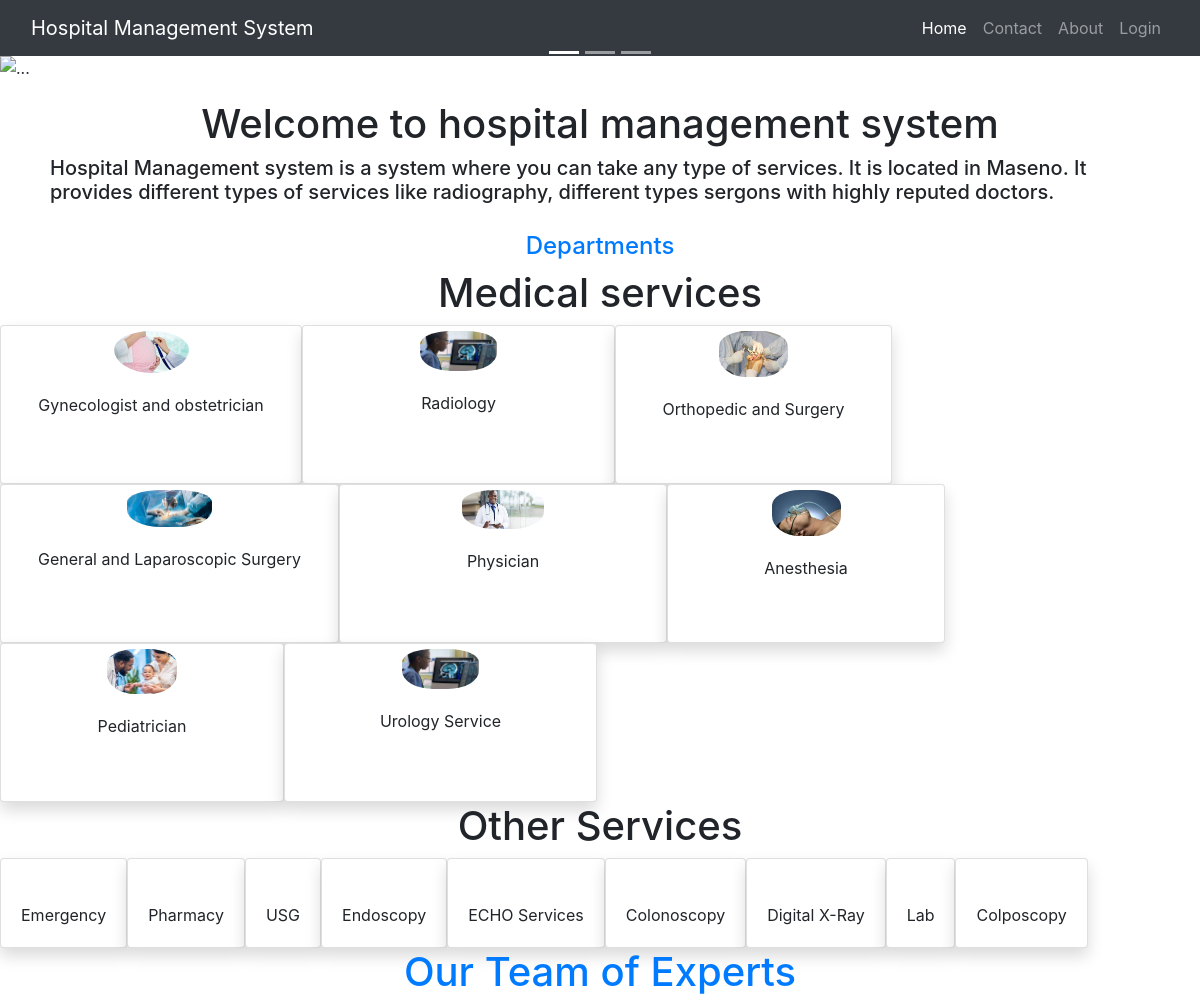
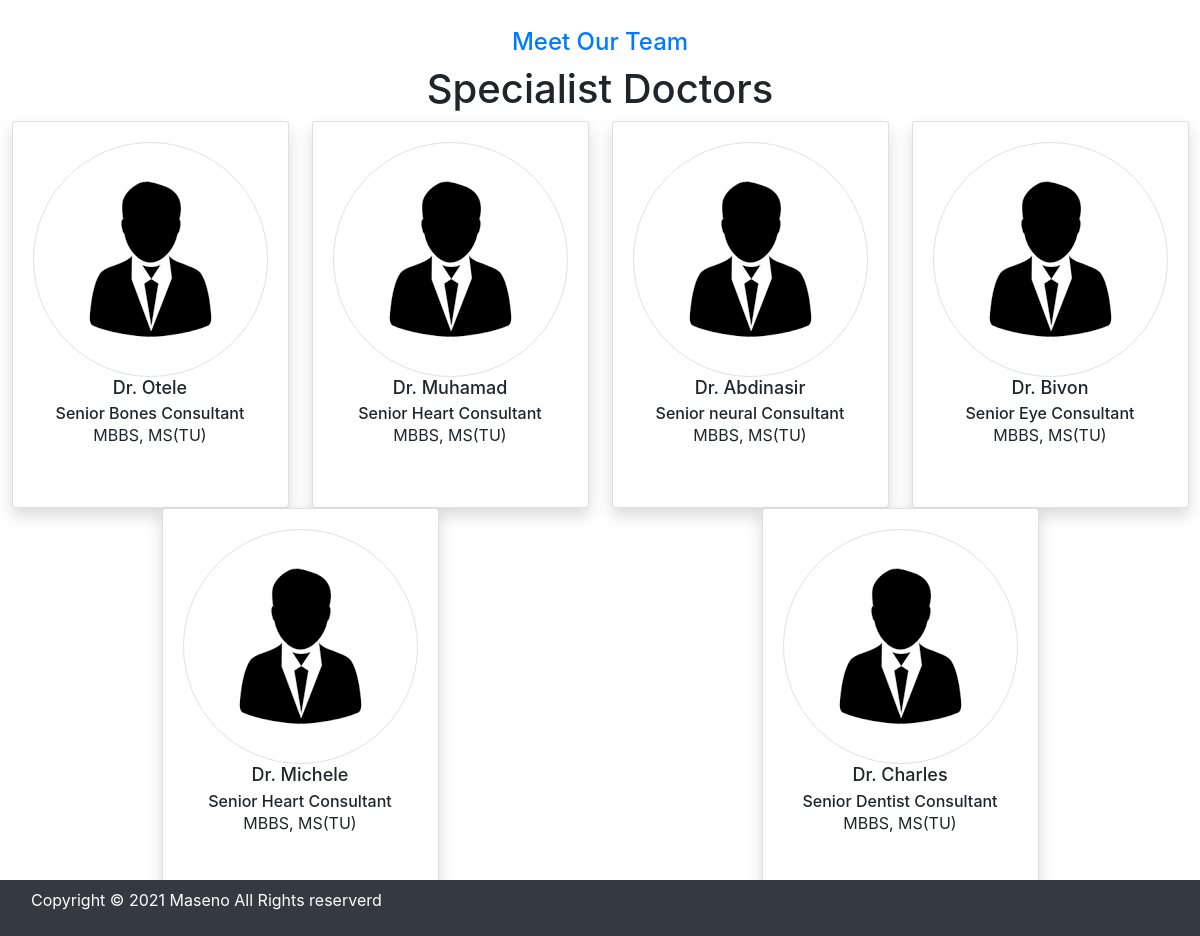
The page / on the database its author committed (2 pictures, top to bottom).
### hospital/models.py (models this page shows, shortened)
class Doctor(models.Model):
    name = models.CharField(max_length=50)
    mobile = models.IntegerField()
    special = models.CharField(max_length=50)

### hospital/views.py (the view)
# urls.py: path('', views.Home, name='home'),
def Home(request):
    doctors = Doctor.objects.all()
    return render(request, 'home.html',{
        "doctors": doctors
    })

### hospital/templates/home.html (shortened to what this page needs)
{% include "base.html" %}
{% load static %}
{% block content %}
<div id="carousel-slider" class="carousel slide" data-ride="carousel">
    <ol class="carousel-indicators">
        <li data-target="#carousel-slider" data-slide-to="0" class="active"></li>
        <li data-target="#carousel-slider" data-slide-to="1"></li>
        <li data-target="#carousel-slider" data-slide-to="2"></li>
    </ol>
    <div class="carousel-inner">
        <div class="carousel-item active">
            <img src="{% static 'images/image1.jpg' %}" class="d-block w-100" alt="...">
            <div class="carousel-caption text-white">
            </div>
        </div>
    </div>
    <a class="carousel-control-prev" href="#carousel-slider" role="button" data-slide="prev">
        <span class="carousel-control-prev-icon" aria-hidden="true"></span>
    </a>
    <a class="carousel-control-next" href="#carousel-slider" role="button" data-slide="next">
        <span class="carousel-control-next-icon" aria-hidden="true"></span>
    </a>
</div>
<div class="container-fluid">
    <div class="row">
        <div style="margin: 20px 50px;" id="intro-text">
                <h1 class="text-center">Welcome to hospital management system </h1>
            <h5>Hospital Management system is a system where you can take any type of services. It is located in
                Maseno. It provides different types of services like radiography, different types sergons with
                highly reputed doctors.</h5>
        </div>
    </div>
</div>
<div class="container-fluid" id="departments">
    <div class="row">
        <div class="col-md-12">
            <h4 class="text-center text-primary">Departments</h4>
            <h1 class="text-center">Medical services</h1>
        </div>
    </div>
</div>
<div class="container-fluid">
    <div class="row owl-carousel owl-theme">
        <div class="card shadow text-center items" style="height: 159px;">
            <div class="card-img">
                <img src="{% static 'images/obstetrician.jpg' %}"
                    style="margin-left: auto; margin-right: auto; width: 25%; padding-top: 5px; border-radius: 50%;">
            </div>
            <div class="card-body">
                <p class="card-text">Gynecologist and obstetrician</p>
            </div>
        </div>
        <div class="card shadow text-center items" style="height: 159px;">
            <div class="card-img">
                <img src="{% static 'images/radiology.jpg' %}"
                    style="margin-left: auto; margin-right: auto; width: 25%; padding-top: 5px; border-radius: 40%;">
            </div>
            <div class="card-body">
                <p class="card-text">Radiology</p>
            </div>
        </div>
        <div class="card shadow text-center items" style="height: 159px;">
            <div class="card-img">
                <img src="{% static 'images/orthopedic.jpg' %} "
                    style="margin-left: auto; margin-right: auto; width: 25%; padding-top: 5px; border-radius: 40%; ">
            </div>
            <div class="card-body">
                <p class="card-text">Orthopedic and Surgery</p>
            </div>
        </div>
        <div class="card shadow text-center items" style="height: 159px;">
            <div class="card-img">
                <img src="{% static 'images/Laparoscopic.jpg' %} "
                    style="margin-left: auto; margin-right: auto; width: 25%; padding-top: 5px; border-radius: 40%; ">
            </div>
            <div class="card-body">
                <p class="card-text">General and Laparoscopic Surgery</p>
            </div>
        </div>
        <div class="card shadow text-center items" style="height: 159px;">
            <div class="card-img">
                <img src=" {% static 'images/Physician.jpg' %} "
                    style="margin-left: auto; margin-right: auto; width: 25%; padding-top: 5px; border-radius: 40%;">
            </div>
            <div class="card-body">
                <p class="card-text">Physician</p>
            </div>
        </div>
        <div class="card shadow text-center items" style="height: 159px;">
            <div class="card-img">
                <img src="{% static 'images/Anestheia.jpg' %} "
                    style="margin-left: auto; margin-right: auto; width: 25%; padding-top: 5px; border-radius: 40%;">
            </div>
            <div class="card-body">
                <p class="card-text">Anesthesia</p>
            </div>
        </div>
        <div class="card shadow text-center items" style="height: 159px;">
            <div class="card-img">
                <img src="{% static 'images/pediatric.jpg' %}"
                    style="margin-left: auto; margin-right: auto; width: 25%; padding-top: 5px; border-radius: 40%;">
            </div>
            <div class="card-body">
                <p class="card-text">Pediatrician</p>
            </div>
        </div>
        <div class="card shadow text-center items" style="height: 159px;">
            <div class="card-img">
                <img src="{% static 'images/radiology.jpg' %} "
                    style="margin-left: auto; margin-right: auto; width: 25%; padding-top: 5px; border-radius: 40%;">
            </div>
            <div class="card-body">
                <p class="card-text">Urology Service</p>
            </div>
        </div>
    </div>
</div>
<div class="container-fluid" id="services">
    <div class="row">
        <div class="col-md-12">
            <h1 class="text-center">Other Services</h1>
        </div>
    </div>
    <div class="row owl-carousel owl-theme">
        <div class="card shadow text-center items">
            <div class="card-img">
            </div>
            <div class="card-body">
                <p class="card-text">Emergency</p>
            </div>
        </div>
        <div class="card shadow text-center items">
            <div class="card-img">
            </div>
            <div class="card-body">
                <p class="card-text">Pharmacy</p>
            </div>
        </div>
        <div class="card shadow text-center items">
            <div class="card-img">
            </div>
            <div class="card-body">
                <p class="card-text">USG</p>
            </div>
        </div>
        <div class="card shadow text-center items">
            <div class="card-img">
            </div>
            <div class="card-body">
                <p class="card-text">Endoscopy</p>
            </div>
        </div>
        <div class="card shadow text-center items">
            <div class="card-img">
            </div>
            <div class="card-body">
                <p class="card-text">ECHO Services</p>
            </div>
        </div>
        <div class="card shadow text-center items">
            <div class="card-img">
            </div>
            <div class="card-body">
                <p class="card-text">Colonoscopy</p>
            </div>
        </div>
        <div class="card shadow text-center items">
            <div class="card-img">
            </div>
            <div class="card-body">
                <p class="card-text">Digital X-Ray</p>
            </div>
        </div>
        <div class="card shadow text-center items">
            <div class="card-img">
            </div>
            <div class="card-body">
                <p class="card-text">Lab</p>
            </div>
        </div>
        <div class="card shadow text-center items">
            <div class="card-img">
            </div>
            <div class="card-body">
                <p class="card-text">Colposcopy</p>
            </div>
        </div>
    </div>
</div>
<div class="col-md-12">
    <h1 class="text-center text-primary">Our Team of Experts</h1>
</div>
<div class="carousel-inner">
</div>
<div class="container-fluid" id="doctors">
    <div class="row">
        <div class="col-md-12">
            <h4 class="text-center text-primary">Meet Our Team</h4>
            <h1 class="text-center">Specialist Doctors</h1>
        </div>
    </div>
 <div class="row owl-carousel owl-theme" style="margin-bottom: 40px;">
    {% for doc in doctors %}
    <div class="card shadow text-center items" style="margin: 0 auto;">
        <div class="card-body profile-card">
            <img class="img-thumbnail rounded-circle border-1" src="{% static 'images/person.png' %} ">
            <h4 class="card-title" style="font-size: 18px;">Dr. {{ doc.name }}</h4>
            <h6 class="card-subtitle">Senior {{doc.special}} Consultant </h6>
            <p class="card-text">MBBS, MS(TU)</p>
            <a href="#" class="card-link"><i class="fa fa-facebook"></i></a>
            <a href="#" class="card-link"><i class="fa fa-instagram"></i></a>
            <a href="#" class="card-link"><i class="fa fa-linkedin"></i></a>
        </div>
    </div>
    {% endfor %}
</div>
</div>
{% endblock content %}

### hospital/templates/base.html (shortened to what this page needs)
<!DOCTYPE html>
{% load static %}
<html lang="en">
<head>
    <link rel="stylesheet" href="https://maxcdn.bootstrapcdn.com/bootstrap/4.5.2/css/bootstrap.min.css">
    <link rel="stylesheet" href="https://use.fontawesome.com/releases/v5.7.0/css/all.css">
    <link rel="stylesheet" href="{% static 'styles/style.css' %}">
    <link rel="stylesheet" href="https://cdn.datatables.net/1.11.1/css/jquery.dataTables.min.css">
    <link rel="stylesheet" href="https://cdn.datatables.net/buttons/2.0.0/css/buttons.dataTables.min.css">
</head>
<body>
    {% include "navigation.html" %}
    {% include "footer.html" %}
</body>
</html>

### hospital/templates/navigation.html (shortened to what this page needs)
<nav class="navbar navbar-expand-lg navbar-dark bg-dark">
    <div class="container-fluid">
      <a class="navbar-brand" href="#">Hospital Management System</a>
      <div class="collapse navbar-collapse" id="navbarSupportedContent">
        <ul class="navbar-nav ml-auto mb-2 mb-lg-0">
          {% if not request.user.is_staff %}
          <li class="nav-item">
            <a class="nav-link active" aria-current="page" href="{% url 'home' %}">Home</a>
          </li>
          <li class="nav-item">
            <a class="nav-link" href="{% url 'contact' %}">Contact</a>
          </li>
          <li class="nav-item">
            <a class="nav-link" href="{% url 'about' %}">About</a>
          </li>
          <li class="nav-item">
            <a class="nav-link" href="{% url 'admin_login' %}">Login</a>
          </li>
          {% endif %}
        </ul>
      </div>
    </div>
  </nav>

### hospital/templates/footer.html
<nav class="navbar navbar-expand-lg navbar-dark bg-dark fixed-bottom">
    <div class="footer-bottom">
        <div class="container">
            <div class="row">
                <div class="col-sm-12 text-center">
                    <div class="copyright-text">
                        <p class="text-white" style="text-align: center;">Copyright &copy; 2021 Maseno All Rights reserverd</p>
                    </div>
                </div>
            </div>
        </div>
    </div>
</nav>

### rows shown on the page
Doctor: name "Otele", special "Bones"
Doctor: name "Muhamad", special "Heart"
Doctor: name "Abdinasir", special "neural"
Doctor: name "Bivon", special "Eye"
Doctor: name "Michele", special "Heart"
Doctor: name "Charles", special "Dentist"
